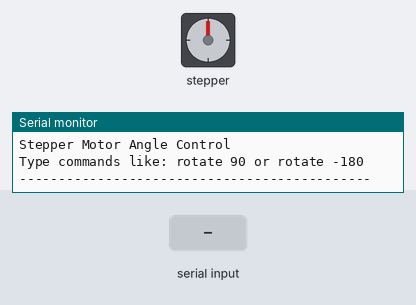
This sketch was run on a simulated Arduino Uno, built with avr-gcc and run on an emulated ATmega328P. Parts: stepper motor, the last lines printed to the serial monitor. The test bench sets the inputs (shaded band). Stepper angles assume 200 steps per turn.

Above: at 1.2 s.
1.3 s: "rotate 150\n" received over Serial
At 2.9 s:
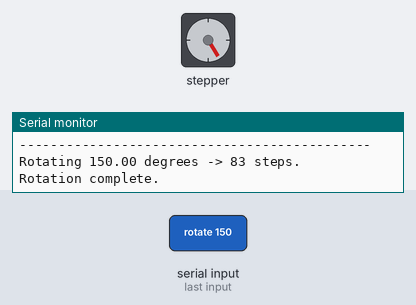
3.2 s: "rotate 45\n" received over Serial
At 3.7 s:
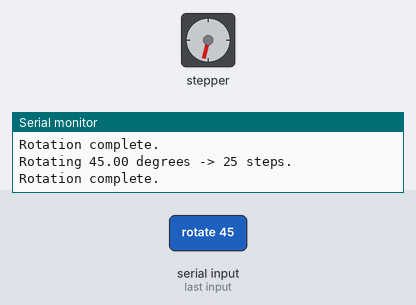
7.8 s: "rotate 150\n" received over Serial
At 9.2 s:
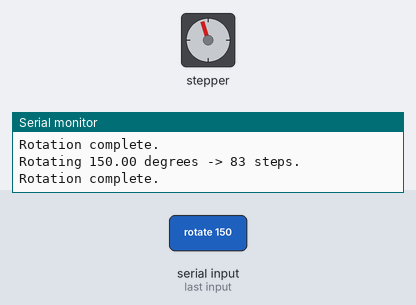
9.7 s: "rotate 45\n" received over Serial
At 11.0 s:
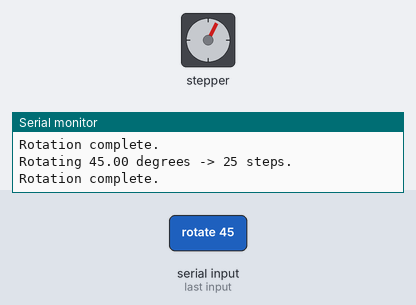
Timing chart, 0 to 12.3 s (numbered marks = the images above; inputs shaded):
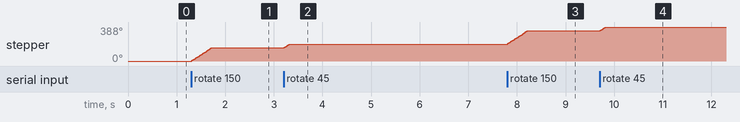

The sketch:

file.ino
```cpp
/*
  Stepper Motor Control via Serial Monitor
  ----------------------------------------
  This program allows the user to type commands like:
    rotate 180
    rotate -270
  into the Serial Monitor to rotate the motor accordingly.

  Materials:
    - Stepper motor
    - Motor driver (e.g., ULN2003, L293D)
    - Arduino Uno
    - Jumper wires

  Created by: IRASUBIZA SALY NELSON
  Date: October 2025
*/

#include <Stepper.h>

const int stepsPerRevolution = 200; // Adjust if your motor differs
Stepper myStepper(stepsPerRevolution, 8, 9, 10, 11); // Pins connected to motor driver

void setup() {
  Serial.begin(9600);
  Serial.println("Stepper Motor Angle Control");
  Serial.println("Type commands like: rotate 90 or rotate -180");
  Serial.println("---------------------------------------------");
}

void loop() {
  // Check if there is serial data available
  if (Serial.available() > 0) {
    String input = Serial.readStringUntil('\n');  // Read command until Enter key
    input.trim();  // Remove spaces or line breaks

    // Check if command starts with 'rotate'
    if (input.startsWith("rotate")) {
      // Extract the angle value from the input string
      int spaceIndex = input.indexOf(' ');
      if (spaceIndex > 0) {
        String angleString = input.substring(spaceIndex + 1);
        float angle = angleString.toFloat();  // Convert angle text to number

        // Convert angle to steps
        int stepsToMove = (int)(angle * stepsPerRevolution / 360.0);

        // Display info to user
        Serial.print("Rotating ");
        Serial.print(angle);
        Serial.print(" degrees -> ");
        Serial.print(stepsToMove);
        Serial.println(" steps.");

        // Rotate the motor
        myStepper.setSpeed(60);  // Speed in RPM (adjust if needed)
        myStepper.step(stepsToMove);

        Serial.println("Rotation complete.\n");
      } else {
        Serial.println("❌ Invalid format. Use: rotate <angle>");
      }
    } else {
      Serial.println("❌ Unknown command. Try: rotate 180 or rotate -90");
    }
  }
}
```

Measured:
- after the input at 1.3 s, stepper: turns 149° clockwise in 0.40 s, starting at once
- after the input at 3.2 s, stepper: turns 45° clockwise in 0.12 s, starting at once
- after the input at 7.8 s, stepper: turns 149° clockwise in 0.40 s, starting at once
- after the input at 9.7 s, stepper: turns 45° clockwise in 0.12 s, starting at once
